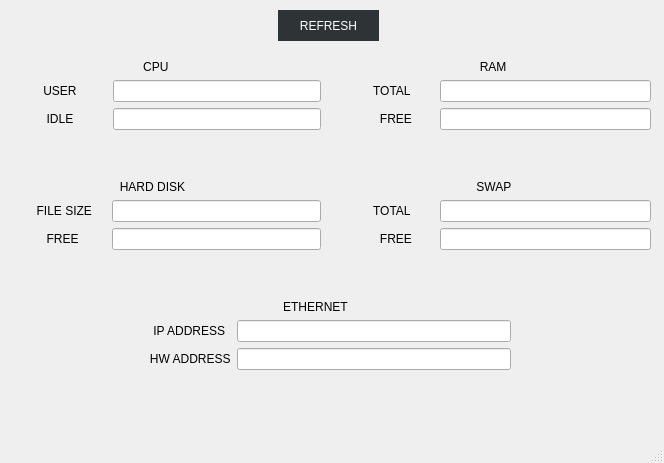
<?xml version="1.0" encoding="UTF-8"?>
<ui version="4.0">
 <class>MainWindow</class>
 <widget class="QMainWindow" name="MainWindow">
  <property name="geometry">
   <rect>
    <x>0</x>
    <y>0</y>
    <width>664</width>
    <height>463</height>
   </rect>
  </property>
  <property name="windowTitle">
   <string>MainWindow</string>
  </property>
  <property name="styleSheet">
   <string notr="true">MainWindow {
	background-color: rgb(136, 138, 133);


}</string>
  </property>
  <widget class="QWidget" name="centralwidget">
   <widget class="QWidget" name="formLayoutWidget_2">
    <property name="geometry">
     <rect>
      <x>10</x>
      <y>60</y>
      <width>311</width>
      <height>104</height>
     </rect>
    </property>
    <layout class="QFormLayout" name="formLayout_2">
     <item row="0" column="0" colspan="2">
      <widget class="QLabel" name="label_6">
       <property name="text">
        <string>                                        CPU</string>
       </property>
      </widget>
     </item>
     <item row="1" column="1">
      <widget class="QLineEdit" name="lineEdit_5"/>
     </item>
     <item row="2" column="1">
      <widget class="QLineEdit" name="lineEdit_6"/>
     </item>
     <item row="1" column="0">
      <widget class="QLabel" name="label_7">
       <property name="text">
        <string>          USER         </string>
       </property>
      </widget>
     </item>
     <item row="2" column="0">
      <widget class="QLabel" name="label_8">
       <property name="text">
        <string>           IDLE</string>
       </property>
      </widget>
     </item>
    </layout>
   </widget>
   <widget class="QWidget" name="formLayoutWidget_3">
    <property name="geometry">
     <rect>
      <x>340</x>
      <y>60</y>
      <width>311</width>
      <height>104</height>
     </rect>
    </property>
    <layout class="QFormLayout" name="formLayout_3">
     <item row="0" column="0" colspan="2">
      <widget class="QLabel" name="label_10">
       <property name="text">
        <string>                                          RAM</string>
       </property>
      </widget>
     </item>
     <item row="1" column="1">
      <widget class="QLineEdit" name="lineEdit_9"/>
     </item>
     <item row="2" column="0">
      <widget class="QLabel" name="label_12">
       <property name="text">
        <string>            FREE    </string>
       </property>
      </widget>
     </item>
     <item row="2" column="1">
      <widget class="QLineEdit" name="lineEdit_8"/>
     </item>
     <item row="1" column="0">
      <widget class="QLabel" name="label_11">
       <property name="text">
        <string>          TOTAL       </string>
       </property>
      </widget>
     </item>
    </layout>
   </widget>
   <widget class="QWidget" name="formLayoutWidget_5">
    <property name="geometry">
     <rect>
      <x>10</x>
      <y>180</y>
      <width>311</width>
      <height>101</height>
     </rect>
    </property>
    <layout class="QFormLayout" name="formLayout_5">
     <item row="0" column="0" colspan="2">
      <widget class="QLabel" name="label_13">
       <property name="text">
        <string>                                 HARD DISK</string>
       </property>
      </widget>
     </item>
     <item row="1" column="1">
      <widget class="QLineEdit" name="lineEdit_10"/>
     </item>
     <item row="2" column="0">
      <widget class="QLabel" name="label_14">
       <property name="text">
        <string>           FREE      </string>
       </property>
      </widget>
     </item>
     <item row="2" column="1">
      <widget class="QLineEdit" name="lineEdit_11"/>
     </item>
     <item row="1" column="0">
      <widget class="QLabel" name="label_15">
       <property name="text">
        <string>        FILE SIZE    </string>
       </property>
      </widget>
     </item>
    </layout>
   </widget>
   <widget class="QWidget" name="formLayoutWidget_4">
    <property name="geometry">
     <rect>
      <x>140</x>
      <y>300</y>
      <width>371</width>
      <height>101</height>
     </rect>
    </property>
    <layout class="QFormLayout" name="formLayout_6">
     <item row="1" column="0">
      <widget class="QLabel" name="label_19">
       <property name="text">
        <string>    IP ADDRESS </string>
       </property>
      </widget>
     </item>
     <item row="1" column="1">
      <widget class="QLineEdit" name="lineEdit_16"/>
     </item>
     <item row="2" column="0">
      <widget class="QLabel" name="label_20">
       <property name="text">
        <string>   HW ADDRESS</string>
       </property>
      </widget>
     </item>
     <item row="2" column="1">
      <widget class="QLineEdit" name="lineEdit_17"/>
     </item>
     <item row="0" column="0" colspan="2">
      <widget class="QLabel" name="label_21">
       <property name="text">
        <string>                                           ETHERNET</string>
       </property>
      </widget>
     </item>
    </layout>
   </widget>
   <widget class="QPushButton" name="pushButton">
    <property name="geometry">
     <rect>
      <x>278</x>
      <y>10</y>
      <width>101</width>
      <height>31</height>
     </rect>
    </property>
    <property name="styleSheet">
     <string notr="true">QPushButton {
   border-radius: 25px;
	background-color: rgb(46, 52, 54);
	color: rgb(255, 255, 255);
} 
QPushButton:hover {
	background-color: rgb(85, 87, 83);
   border-radius: 25px;
	color: rgb(255, 255, 255);
}
</string>
    </property>
    <property name="text">
     <string>REFRESH</string>
    </property>
   </widget>
   <widget class="QWidget" name="formLayoutWidget_6">
    <property name="geometry">
     <rect>
      <x>340</x>
      <y>180</y>
      <width>311</width>
      <height>101</height>
     </rect>
    </property>
    <layout class="QFormLayout" name="formLayout_7">
     <item row="0" column="0" colspan="2">
      <widget class="QLabel" name="label_22">
       <property name="text">
        <string>                                         SWAP</string>
       </property>
      </widget>
     </item>
     <item row="2" column="1">
      <widget class="QLineEdit" name="lineEdit_13"/>
     </item>
     <item row="1" column="0">
      <widget class="QLabel" name="label_16">
       <property name="text">
        <string>          TOTAL       </string>
       </property>
      </widget>
     </item>
     <item row="2" column="0">
      <widget class="QLabel" name="label_17">
       <property name="text">
        <string>            FREE    </string>
       </property>
      </widget>
     </item>
     <item row="1" column="1">
      <widget class="QLineEdit" name="lineEdit_12"/>
     </item>
    </layout>
   </widget>
  </widget>
  <widget class="QMenuBar" name="menubar">
   <property name="geometry">
    <rect>
     <x>0</x>
     <y>0</y>
     <width>664</width>
     <height>22</height>
    </rect>
   </property>
  </widget>
  <widget class="QStatusBar" name="statusbar"/>
 </widget>
 <resources/>
 <connections/>
</ui>
